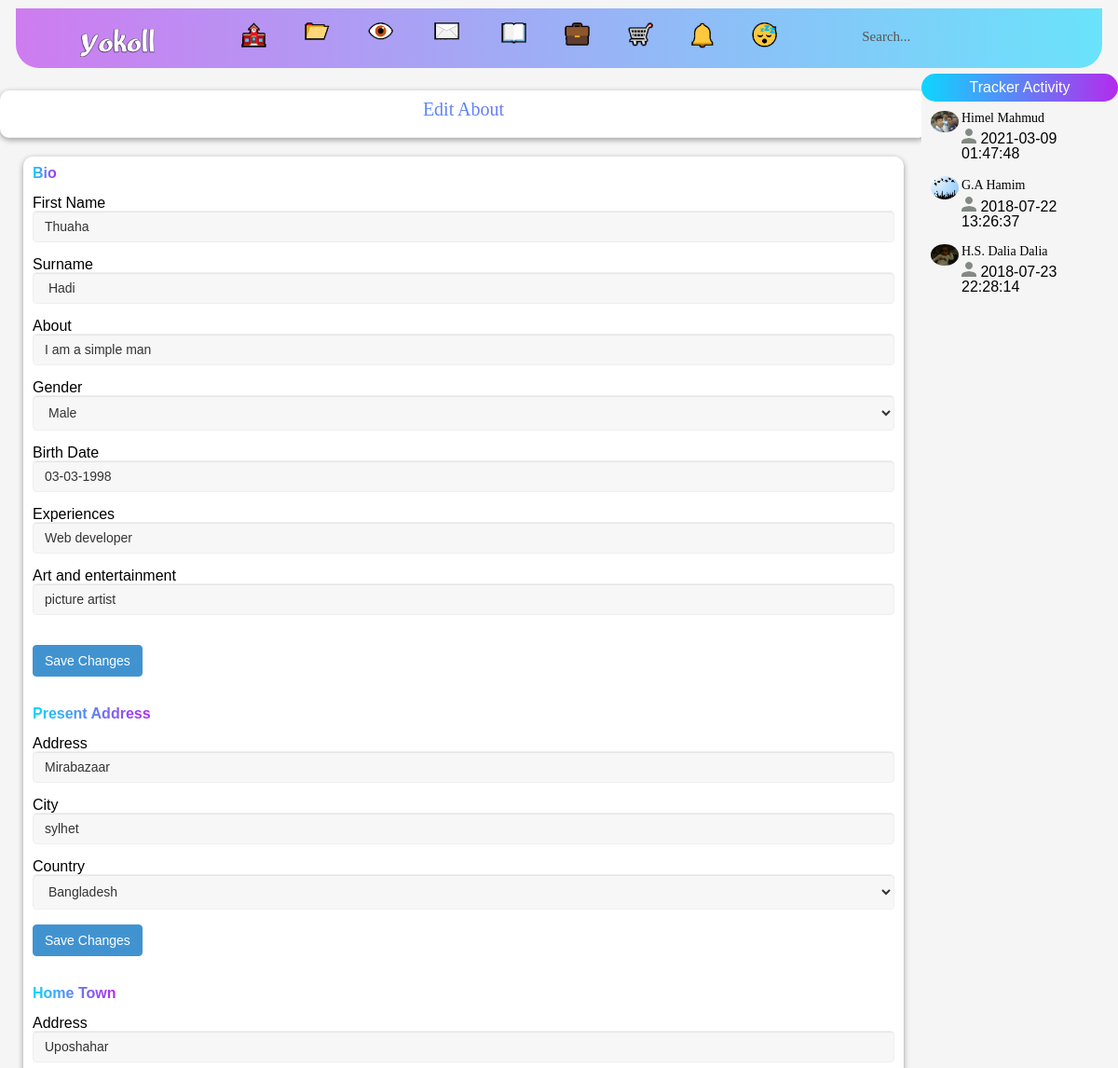
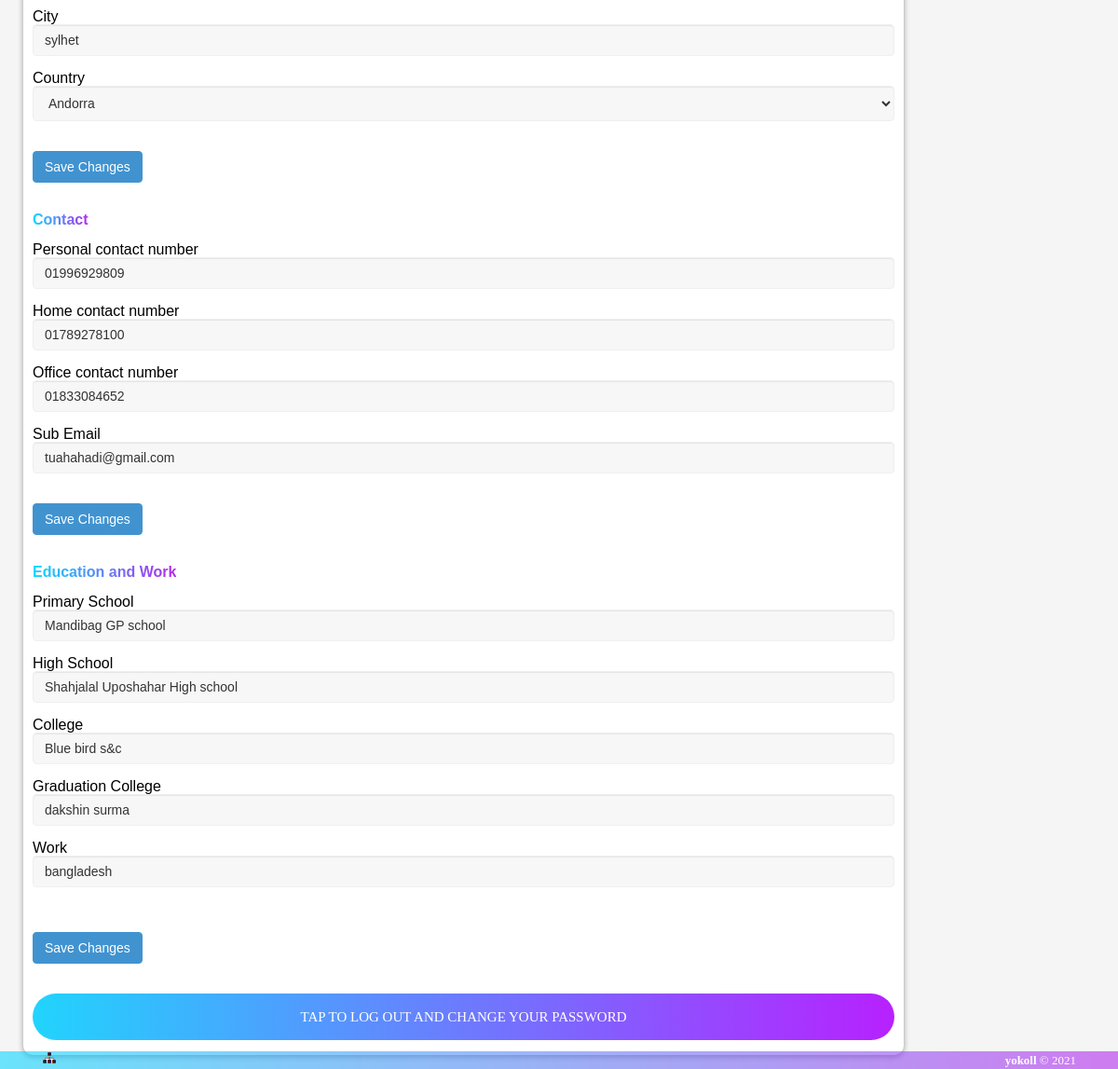
The app's page /gau_voter_bodlao.php (signed in) with its own data (2 pictures, top to bottom).
### tables this page shows
CREATE TABLE IF NOT EXISTS `members` (
`id` int(225) NOT NULL,
  `fname` varchar(100) NOT NULL,
  `lname` varchar(100) NOT NULL,
  `user` varchar(25) NOT NULL,
  `email` varchar(100) NOT NULL,
  `password` varchar(50) NOT NULL,
  `gender` varchar(100) NOT NULL,
  `address` varchar(300) NOT NULL,
  `city` varchar(100) NOT NULL,
  `country` varchar(50) NOT NULL,
  `contact` varchar(15) NOT NULL,
  `bday` varchar(100) NOT NULL,
  `profilepic` varchar(500) NOT NULL,
  `coverphoto` varchar(500) NOT NULL,
  `bio` varchar(250) NOT NULL,
  `experiences` varchar(200) NOT NULL,
  `primary_school` varchar(100) NOT NULL,
  `high_school` varchar(100) NOT NULL,
  `college` varchar(100) NOT NULL,
  `graduation_college` varchar(100) NOT NULL,
  `work` varchar(100) NOT NULL,
  `art_and_enter` varchar(200) NOT NULL,
  `home_address` varchar(100) NOT NULL,
  `home_city` varchar(100) NOT NULL,
  `home_country` varchar(100) NOT NULL,
  `home_contact` varchar(15) NOT NULL,
  `office_contact` varchar(15) NOT NULL,
  `sub_email` varchar(50) NOT NULL,
  `link` varchar(500) NOT NULL,
  `verified` varchar(200) NOT NULL,
  `real_time` datetime NOT NULL,
  `join_time` varchar(50) NOT NULL,
  `update_time` varchar(25) NOT NULL,
  `security_que` varchar(500) NOT NULL,
  `security_ans` text NOT NULL,
  `search_name` varchar(500) NOT NULL
);

### gau_voter_bodlao.php (the view, shortened to what this page needs)
<?php include 'bin/access/social/header.php';?>
 <div class="row">
              <div class="col-md-12">
         <div class="row">
              <div class="col-md-2"></div>
          </div>
          <div class="row">
              <div class="col-md-10">
              <div class="tracker_list">
             <div class="Right_h" align="center"><b>Edit About</b></div><hr/>
<div class="col-lg-12 col-md-12 col-sm-12 col-xs-12 center-block">
          <div class="row tracker_list center-block">
            <div class="middle_bar">
              <div class="single_category wow fadeInDown">
      <?php
$result = mysql_query("SELECT * FROM members WHERE user='".$_SESSION['SESS_MEMBER_ID'] ."'");
while($row = mysql_fetch_array($result))
  {
      ?>
                  <span class="pro_span"><strong>Bio</strong></span><br/><br/>
                  <form action="http://localhost/social/addnew/edit/bio.xml" method="post">
  <font color='#000000'>First Name</font>
<input type="text" class="input_place form-control" required="3" name="fname" value="<?php echo $row['fname'];?>"><br>
	<font color='#000000'>Surname</font>
<input type="text" class="input_place form-control" name="lname" value="<?php echo $row['lname'];?>"><br>
	<font color='#000000'>About</font>
  <input type="text" class="input_place form-control" name="bio" value="<?php echo $row['bio'];?>"><br>
	<font color='#000000'>Gender</font>
	 <select class="input_place form-control" name="gender">
            <option selected="selected"><?php echo $row['gender'];?></option>
          </select><br>
	<font color='#000000'>Birth Date</font>
	<input type="text" class="input_place form-control tcal" name="bday" value="<?php echo $row['bday'];?>"><br>
	<font color='#000000'>Experiences</font>
	<input type="text" class="input_place form-control" name="experiences" value="<?php echo $row['experiences'];?>"><br>
	<font color='#000000'>Art and entertainment</font>
	<input type="text" class="input_place form-control" name="art_and_enter" value="<?php echo $row['art_and_enter'];?>"><br>
	<br>
<input type="submit" name="submit" value="Save Changes" class="btn btn-info" />
     </form>
                  <br/><br/>
                  <span class="pro_span"><strong>Present Address</strong></span><br/><br/>
<form action="http://localhost/social/addnew/edit/present/address.xml" method="post">
  <font color='#000000'>Address</font>
  <input type="text" class="input_place form-control" name="address" value="<?php echo $row['address'];?>"><br>
  <font color='#000000'>City</font>
	<input type="text" class="input_place form-control" name="city" value="<?php echo $row['city'];?>"><br>
	<font color='#000000'>Country</font>
	 <select class="input_place form-control" name="country" id="thuaha">
           <option selected="selected">
	<?php echo $row['country'];?>
	</option>
</select>
	<br>
  <input type="submit" name="submit" value="Save Changes" class="btn btn-info" />
                  </form>
     <br/> <br/>
                  <span class="pro_span"><strong>Home Town</strong></span><br/><br/>
                  <form action="http://localhost/social/addnew/edit/home/address.xml" method="post">
<font color='#000000'>Address</font>
 <input type="text" class="input_place form-control" name="home_address" value="<?php echo $row['home_address'];?>"><br>
  <font color='#000000'>City</font>
<input type="text" class="input_place form-control" name="home_city" value="<?php echo $row['home_city'];?>"><br>
	<font color='#000000'>Country</font>
	<select class="input_place form-control" name="home_country" id="hadi">
            <option selected="selected">
	<?php echo $row['home_country'];?>
		</option>
</select>
	<br>
    <br/>
  <input type="submit" name="submit" value="Save Changes" class="btn btn-info" />
                  </form>
      <br/><br/>
                  <span class="pro_span"><strong>Contact</strong></span><br/><br/>
<form action="http://localhost/social/addnew/edit/cont/work/contact.xml" method="post">
	<font color='#000000'>Personal contact number</font>
<input type="text" class="input_place form-control" name="contact" value="<?php echo $row['contact'];?>"><br>
	<font color='#000000'>Home contact number</font>
  <input type="text" class="input_place form-control" name="home_contact" value="<?php echo $row['home_contact'];?>"><br>
	<font color='#000000'>Office contact number</font>
	<input type="text" class="input_place form-control" name="office_contact" value="<?php echo $row['office_contact'];?>"><br>
	<font color='#000000'>Sub Email</font>
	<input type="email" class="input_place form-control" name="sub_email" value="<?php echo $row['sub_email'];?>"><br>
	<br>
<input type="submit" name="submit" value="Save Changes" class="btn btn-info" />
                      </form>
      <br/><br/>
                  <form action="http://localhost/social/addnew/edit/cont/work/edu.xml" method="post">
                  <span class="pro_span"><strong>Education and Work</strong></span><br/><br/>
      <form action="http://localhost/social/addnew/edit/work/education.xml" method="post">
  <font color='#000000'>Primary School</font>
	<input type="text" class="input_place form-control" name="primary_school" value="<?php echo $row['primary_school'];?>"><br>
	<font color='#000000'>High School</font>
	<input type="text" class="input_place form-control" name="high_school" value="<?php echo $row['high_school'];?>"><br>
	<font color='#000000'>College</font>
  <input type="text" class="input_place form-control" name="college" value="<?php echo $row['college'];?>"><br>
	<font color='#000000'>Graduation College</font>
	<input type="text" class="input_place form-control" name="graduation_college" value="<?php echo $row['graduation_college'];?>"><br>
	<font color='#000000'>Work</font>
	<input type="text" class="input_place form-control" name="work" value="<?php echo $row['work'];?>"><br>
	<br>
      <br/>
 <input type="submit" name="submit" value="Save Changes" class="btn btn-info" />
                      </form>
                  <?php
       }
?>
      <br/>
      <br/>
                     <div class="wrap-login100-form-btn">
							<div class="login100-form-bgbtn"></div>
							<a title="New password request" href="http://localhost/social/recover/account/password/"><button type="submit" class="login100-form-btn">
								Tap to Log out and Change your Password
                                </button></a>
						</div>
                      <br/>
              </div>
            </div>
          </div>
        </div>
              </div>
              </div>
              <div class="col-md-2"></div>
          </div>
              </div>
          </div>
<?php include 'bin/access/social/chat-bar.php';?>
<?php include 'bin/access/index/footer.php';?>

### list_ban.php (shortened to what this page needs)
<?php
$cc = $_SESSION['SESS_MEMBER_ID'] ;
?>
             <?php
								$hamim2 = mysql_query("SELECT * FROM friends WHERE requested='".$_SESSION['SESS_MEMBER_ID'] ."' and status='accepted' ORDER BY requested ASC");
								while($dalia2 = mysql_fetch_array($hamim2))
								  {
								$mdth=$dalia2['addedby'];
            $sql = "SELECT * from members WHERE user='$mdth'";   $result = mysql_query($sql);
            while ($row = mysql_fetch_assoc($result)) {
                if ($row['id'] != $cc) {
            $datetime = date("Y-m-d H:i:s");
           $ngon = abs (strtotime($datetime) -strtotime($row['real_time']));
                    ?>
                    <li class="clearfix">
                        <img src="http://localhost/social/<?php echo $row["profilepic"]; ?>" height="30px" width="30px" class="img-circle responsive"/>
                        <div style="margin: -30px 0px 0px 33px;">
                            <div><a onclick="window.open('http://localhost/social/view/message/<?php echo $_SESSION['SESS_MEMBER_ID']; ?>&idb=<?php echo $row["user"]; ?>','_blank','height=800,width=400')" href='http://localhost/social/view/message/<?php echo $_SESSION['SESS_MEMBER_ID']; ?>&idb=<?php echo $row["user"]; ?>'><?php echo $row["fname"] . " " . $row["lname"] ?></a>  </div>
                            <div style="paddin-buttom:20px">
                                <?php
if ($ngon <100) {
             echo "<img src='http://localhost/social/bin/access/images/icon/connect.PNG'>  online";
         }
         else
         {
            echo"<img src='http://localhost/social/bin/access/images/icon/disconnect.PNG'> " . (string)$row['real_time'] ;
         }
?>
                            </div></br>
                        </div>
                    </li>
                    <?php
                }
            }
                                  }
            ?>

### bin/access/css/yokoll.css (style rules this page uses)
body,html,.row-offcanvas { height:100%; }
body { padding-top: 0px; }
.Right_h { font-size: 20px; font-family:Cambria, "Hoefler Text", "Liberation Serif", Times, "Times New Roman", serif; background: linear-gradient(to right, rgba(13, 215, 255,10.0) , rgba(180, 43, 237,10.0)); -webkit-background-clip: text; -webkit-text-fill-color: transparent; margin-bottom:10px; }
.tracker_list { width:100% auto; box-shadow: 0 2px 6px 0 rgba(0, 0, 0, 0.2), 0 2px 6px 0 rgba(0, 0, 0, 0.19); margin-bottom:15px; padding:10px 10px 0px 10px; border-radius:10px; background-color:#FFFFFF; }
.pro_span { background: linear-gradient(to right, rgba(13, 215, 255,10.0) , rgba(180, 43, 237,10.0)); -webkit-background-clip: text; -webkit-text-fill-color: transparent; float:left; max-width: 100%; }

### bin/access/css/chat-aria.css (style rules this page uses)
html, body, div, span, applet, object, iframe, h1, h2, h3, h4, h5, h6, p, blockquote, pre, a, abbr, acronym, address, big, cite, code, del, dfn, em, img, ins, kbd, q, s, samp, small, strike, strong, sub, sup, tt, var, b, u, i, center, dl, dt, dd, ol, ul, li, fieldset, form, label, legend, table, caption, tbody, tfoot, thead, tr, th, td, article, aside, canvas, details, embed, figure, figcaption, footer, header, hgroup, menu, nav, output, ruby, section, summary, time, mark, audio, video { margin: 0; padding: 0; border: 0; font-size: 100%; font: inherit; vertical-align: baseline; }
body { line-height: 1; }
html { width: 100%; }
body { width: 100%; color:#FFFFFF; }
@media (min-width: 768px) { body { font-size: 16px; } }
a { text-decoration: none; }
button { cursor: pointer; font-size: inherit; border: 0; }
strong { font-weight: 600; }
img { max-width: 100%; height: auto; }
* { box-sizing: border-box; }

### bin/access/css/main.css (style rules this page uses)
* { margin: 0px; padding: 0px; box-sizing: border-box; }
body, html { height: 100%; font-family: Poppins-Regular, sans-serif; color: #000000; }
a { font-family: Poppins-Regular; font-size: 14px; line-height: 1.7; color: #000000; margin: 0px; transition: all 0.4s; -webkit-transition: all 0.4s; -o-transition: all 0.4s; -moz-transition: all 0.4s; }
ul, li { margin: 0px; list-style-type: none; }
input { outline: none; border: none; }
button { outline: none !important; border: none; background: transparent; }
.wrap-login100-form-btn { width: 100%; display: block; position: relative; z-index: 1; border-radius: 25px; overflow: hidden; margin: 0 auto; }
.login100-form-bgbtn { position: absolute; z-index: -1; width: 300%; height: 100%; background: #a64bf4; background: -webkit-linear-gradient(right, #21d4fd, #b721ff, #21d4fd, #b721ff); background: -o-linear-gradient(right, #21d4fd, #b721ff, #21d4fd, #b721ff); background: -moz-linear-gradient(right, #21d4fd, #b721ff, #21d4fd, #b721ff); background: linear-gradient(right, #21d4fd, #b721ff, #21d4fd, #b721ff); top: 0; left: -100%; -webkit-transition: all 0.4s; -o-transition: all 0.4s; -moz-transition: all 0.4s; transition: all 0.4s; }
.login100-form-btn { font-family: Poppins-Medium; font-size: 15px; color: #fff; line-height: 1.2; text-transform: uppercase; display: -webkit-box; display: -webkit-flex; display: -moz-box; display: -ms-flexbox; display: flex; justify-content: center; align-items: center; padding: 0 20px; width: 100%; height: 50px; }

### records on screen
members: fname "Thuaha", lname "Hadi", bio "I am a simple man", gender "Male", bday "03-03-1998", experiences "Web developer", art_and_enter "picture artist", address "Mirabazaar", city "sylhet", country "Bangladesh", home_address "Uposhahar", home_city "sylhet", home_country "Andorra", contact "01996929809", home_contact "01789278100", office_contact "01833084652", sub_email "tuahahadi@gmail.com", primary_school "Mandibag GP school", high_school "Shahjalal Uposhahar High school", college "Blue bird s&c", graduation_college "dakshin surma", work "bangladesh"
members: profilepic (picture), fname "Himel", lname "Mahmud", real_time "2021-03-09 01:47:48"
members: profilepic (picture), fname "G.A", lname "Hamim", real_time "2018-07-22 13:26:37"
members: profilepic (picture), fname "H.S. Dalia", lname "Dalia", real_time "2018-07-23 22:28:14"
